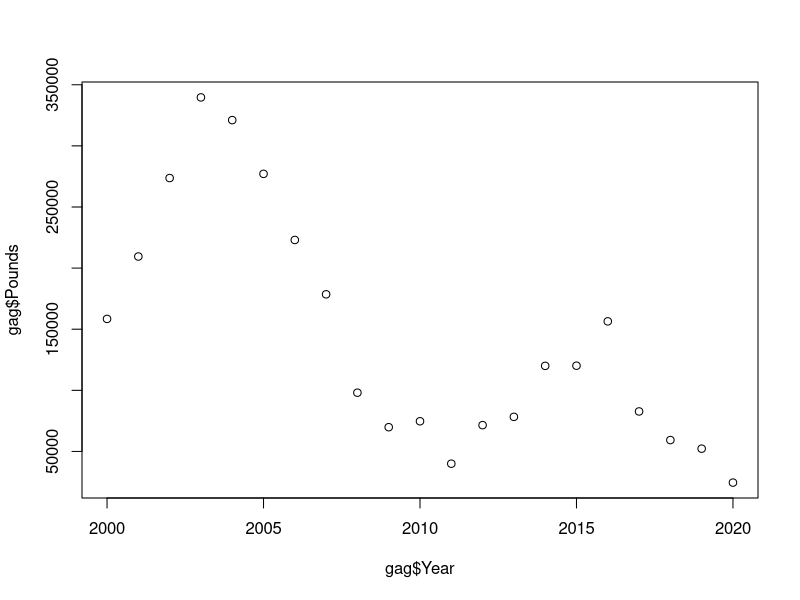
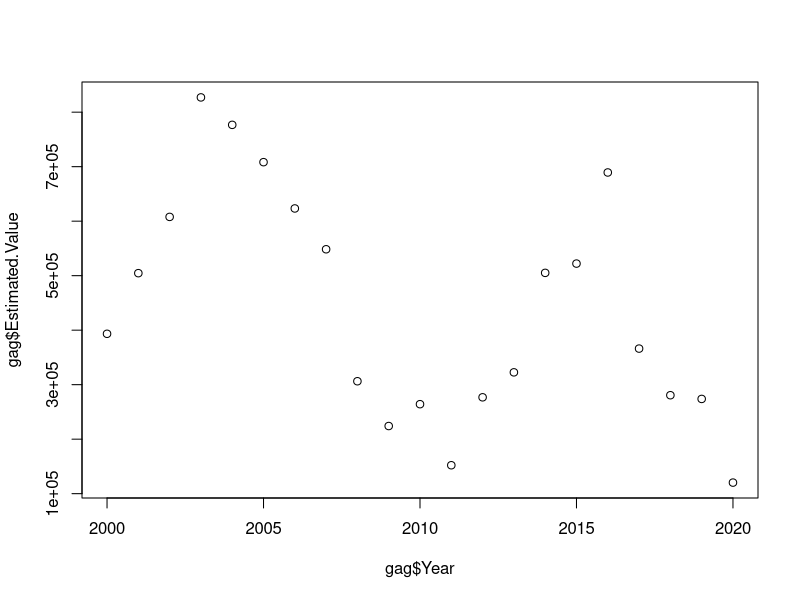
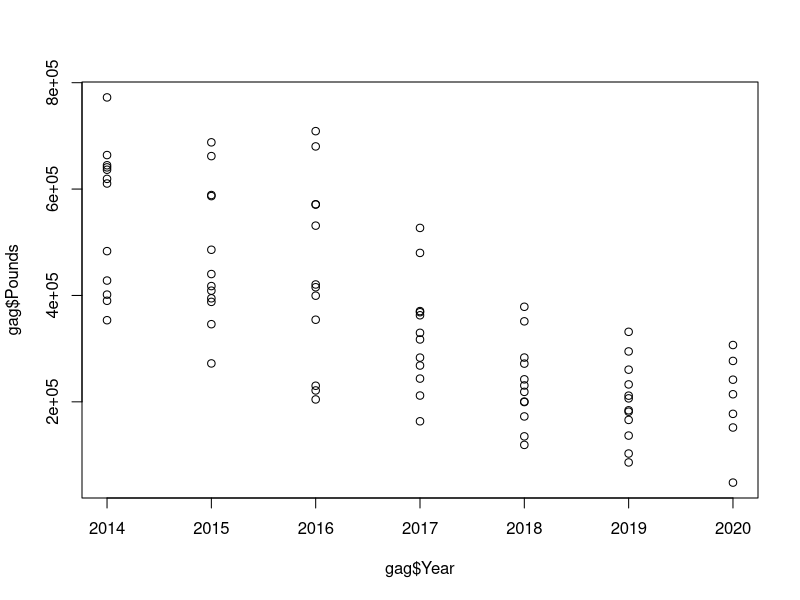
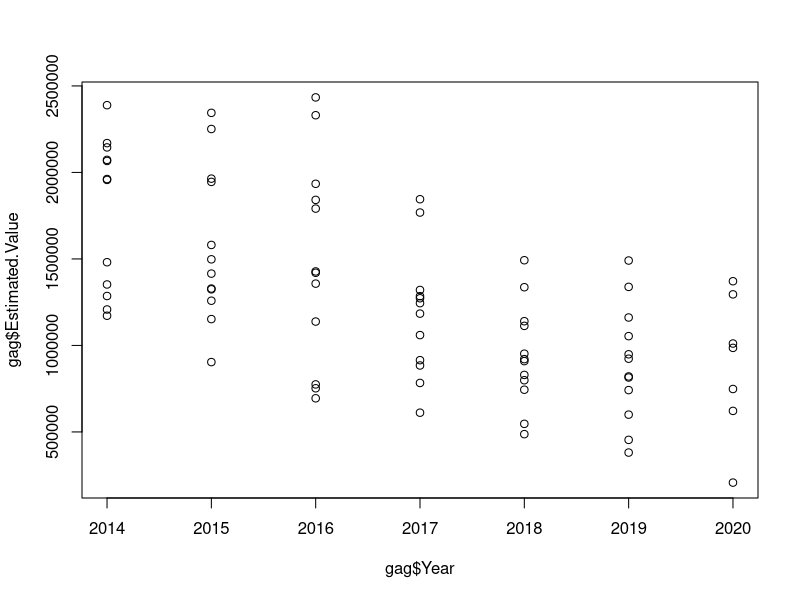
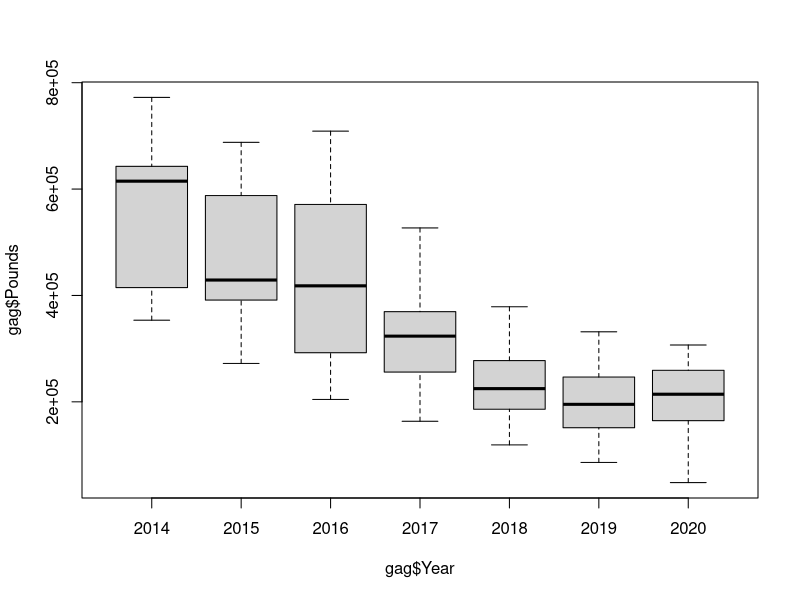
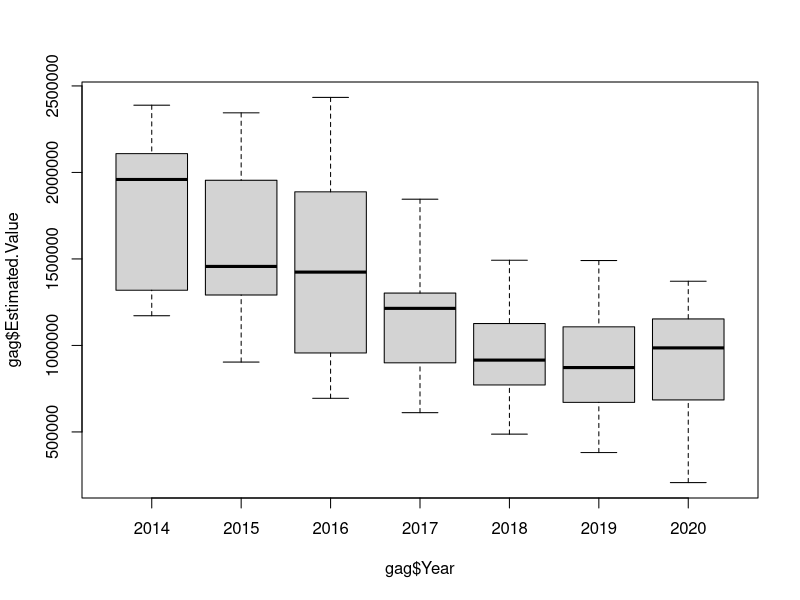
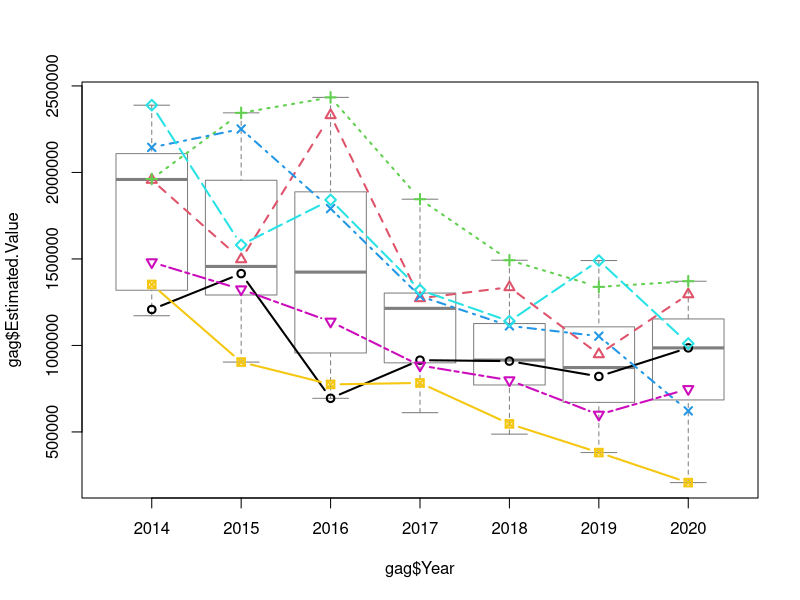

Generate these figures, in order, with R:
library(lubridate)

setwd('~/Documents/R/Github/FL_seafood_landings/data')

### load data, skip first 9 lines because they are metadata
data <- read.csv('fl_landings_year.csv',skip=9)
### make some factors for easier parsing
data$Area.Description <- as.factor(data$Area.Description)
data$Species <- as.factor(data$Species)
### pull out Gag Grouper
ind_gag <- grep('gag',data$Species,ignore.case = T)
### pull out Ft Myers
ind_FM <- grep('fort myers',data$Area.Description,ignore.case = T)
### pull out Gag landed in Fort Myers
ind_FM_gag <- base::intersect(ind_gag,ind_FM)

gag <- data[ind_FM_gag,]

plot(gag$Year,gag$Pounds)
plot(gag$Year,gag$Estimated.Value)


### data by month
data <- read.csv('fl_landings_month.csv',skip=9)
data <- data[data$Year>2013,]
ind_gag <- grep('grouper, red',data$Species,ignore.case = T)
ind_ytd <- which(data$Month=='January' |
                      data$Month=='February' |
                      data$Month=='March' |
                      data$Month=='April' |
                      data$Month=='May' |
                      data$Month=='June' |
                      data$Month=='July')
### pull out Gag landed in year to date
ind_gag_ytd <- base::intersect(ind_gag,ind_ytd)
gag <- data[ind_gag,]

plot(gag$Year,gag$Pounds)
plot(gag$Year,gag$Estimated.Value)

boxplot(gag$Pounds~gag$Year)
boxplot(gag$Estimated.Value~gag$Year)

mths <- unique(gag$Month)
# plot(0,0,xlim=c(2013,2021),ylim=c(1e5,25e5))
b <- boxplot(gag$Estimated.Value~gag$Year,at=2014:2020,col='white',variwidth=T,border='gray50')
for(i in 1:7){
  temp <- gag[gag$Month==mths[i],]
  points(temp$Year,temp$Estimated.Value,col=i,pch=i,lty=i,typ='b',lwd=2)
}
# median_agg <- aggregate(gag$Estimated.Value,by=list(gag$Year),median,na.rm=T)
# points(median_agg$Group.1,median_agg$x,pch='-',cex=2,lwd=3)
